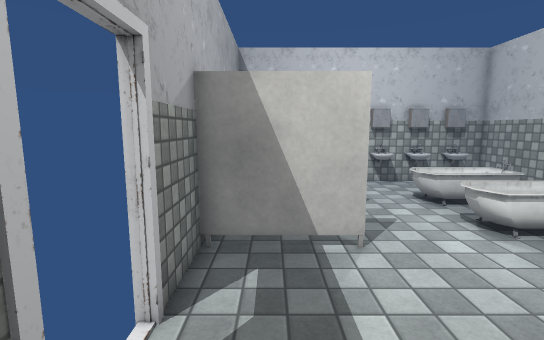
view 1 (above)

14 first-person views from a walk through a scene from a Unity 3-D project. The camera is 1.5 m above the floor, tilts 8° down and sees 85° across. The floor is counted in squares, 0.5 m on a side. Each view is taken from the middle of a square. On the plan, view 1 faces up. The plan holds only what a view shows up to about 20 squares ahead; the rest is blank. Door leaves are left out, so doorways stand open. Some surface patterns are stand-ins.

view 2
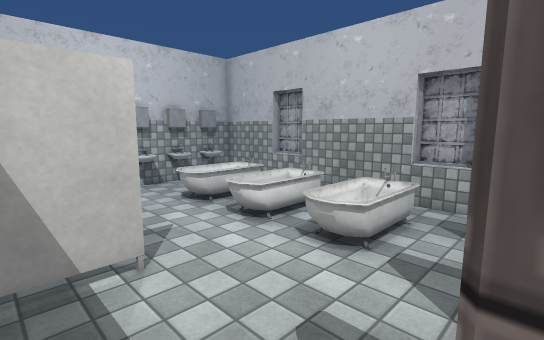

view 3
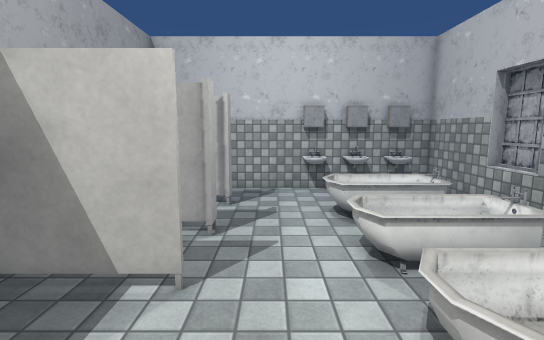

view 4
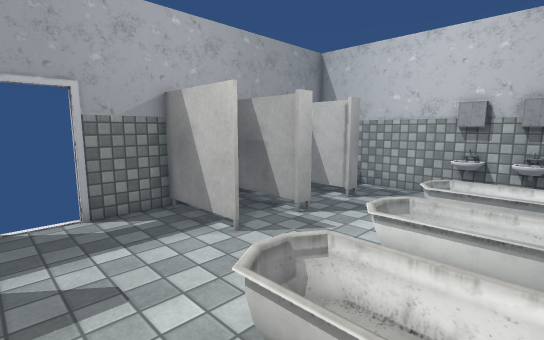

view 5
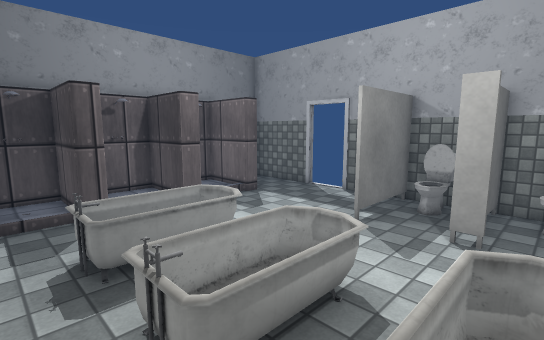

view 6
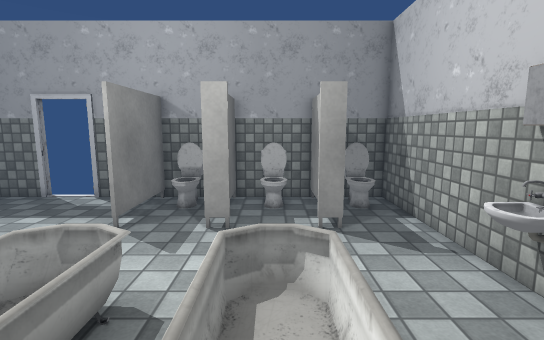

view 7
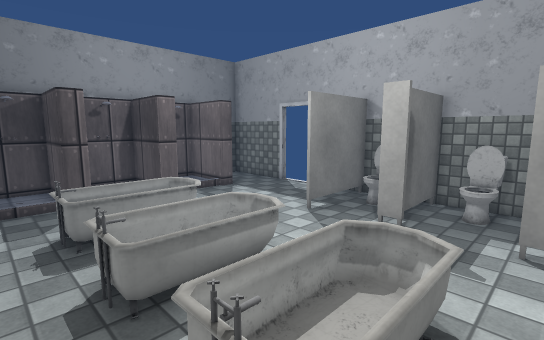

view 8
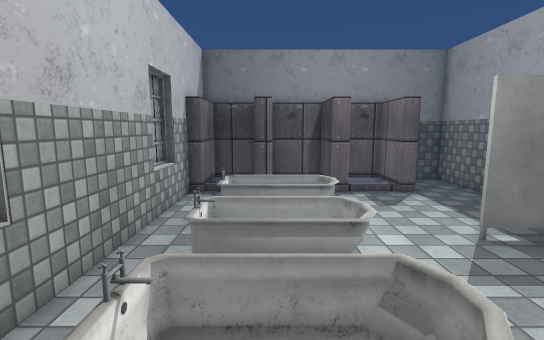

view 9
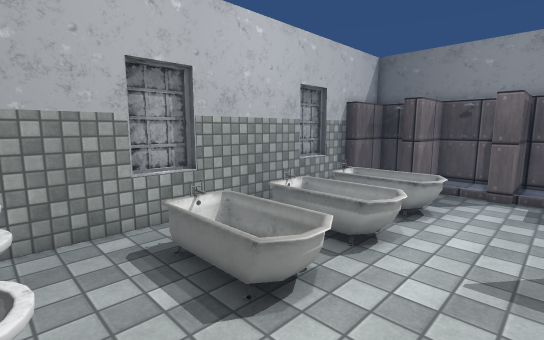

view 10
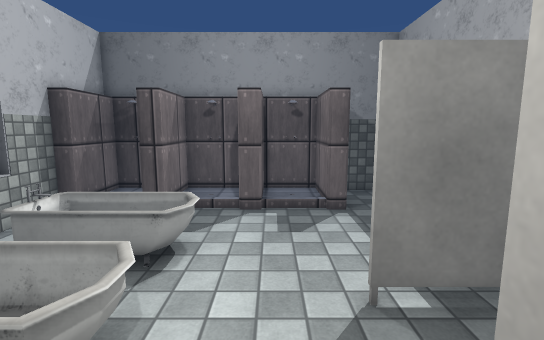

view 11
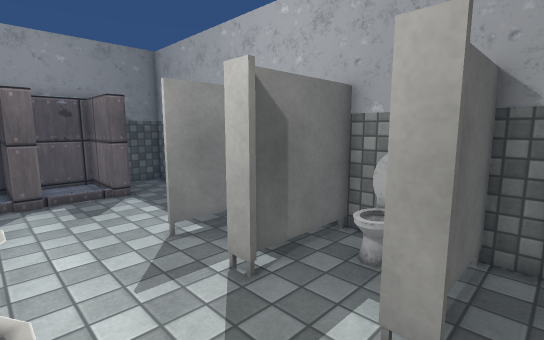

view 12
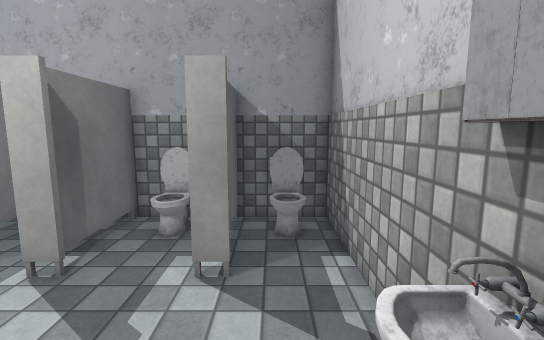

view 13
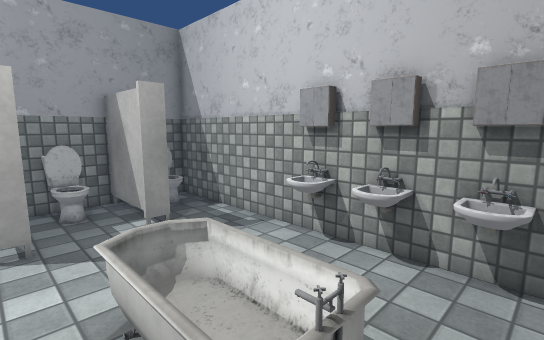

view 14
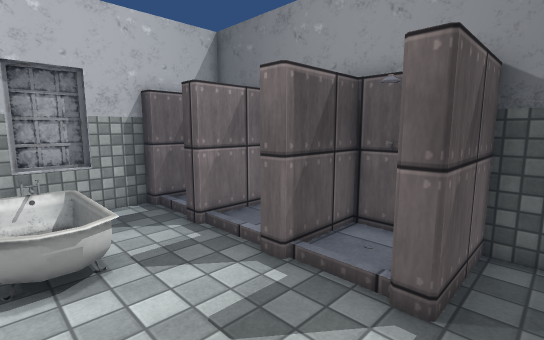

### Floor plan
Key: @ floor where view 1 was taken; # wall or solid block; . main floor; : floor 0.25 m higher than the main floor; / step, stairs or slope; D open door; = window, fence, low wall or low ledge; ^ raised ledge; S sink; T toilet; O other object.
Columns run from 2 left of view 1 to 12 right of it. Each row starts with its distance up from view 1.
 17 ###############
 16 #T..D..#SSSSSS#
 15 #T..D.........#
 14 #####.........#
 13 #T..DD..=OO#=.#
 12 #TO.DD..=::==.#
 11 #  #DD..=====.#
 10 ####D...==....#
  9 #TO.D....^^^=.#
  8 #T .D...=^^^=.#
  7 #####.........#
  6 #.......=^^^=.#
  5 #........^^^..#
  4 D.......=^^^=.#
  3 D.............#
  2 D.............#
  1 #..##/##//##/##
  0 #.@##.##..##.#
 -1 #..##.##..##.#
 -2 ##############

Where each view was taken, in squares from view 1:
view 1: 0 up, 0 right, facing up
view 2: 1 up, 0 right, facing up-right
view 3: 2 up, 4 right, facing up
view 4: 2 up, 9 right, facing up-left
view 5: 12 up, 11 right, facing down-left
view 6: 12 up, 11 right, facing left
view 7: 14 up, 11 right, facing down-left
view 8: 15 up, 8 right, facing down
view 9: 16 up, 3 right, facing down-right
view 10: 12 up, 4 right, facing down
view 11: 15 up, 6 right, facing down-left
view 12: 15 up, 8 right, facing left
view 13: 10 up, 11 right, facing up-left
view 14: 6 up, 0 right, facing down-right
